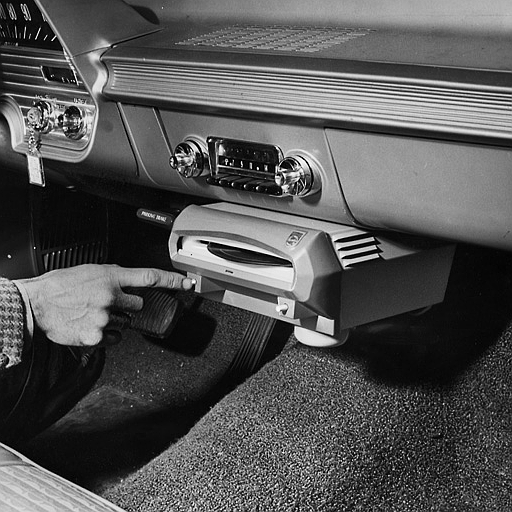
%> input picture lab4/1.gif, 512 x 512 px
$ octave task8.m   (GNU Octave 9; MATLAB toolbox functions it lacks are replaced by stand-ins)
%> lines starting %> are read from the running program, lines starting %| are printed output that depends on the picture
clc
clear
quality1 = [1 5 10 20 30 40 50 60 70 80 90 100];  % Параметр качества выбираем целым из диапазона ~ 1..100
quality2 = [1 2 3 4 5 7 9 10 12 15 17 20];
I = im2double(imread('1.gif'));  %обрабатываемое изображение
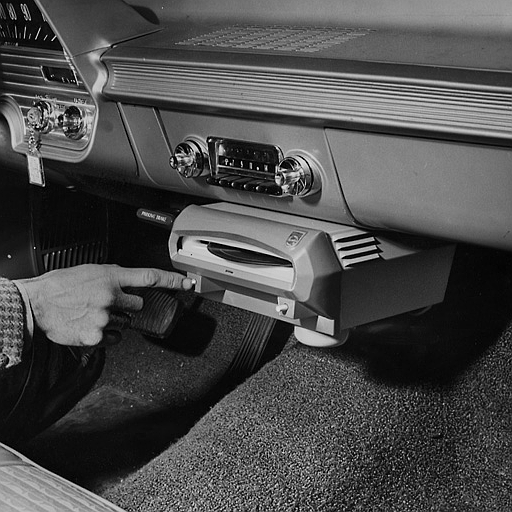
%> I: size 512x512 double; min 0, max 0.89, mean 0.294
for my_ind = 1:length(quality1)
    imwrite(im2uint8(I),char(strcat('task8_quality=', num2str(quality1(my_ind)),'.jpg')),'jpg', 'Quality', quality1(my_ind));
    I2_jp = im2double(imread(char(strcat('task8_quality=', num2str(quality1(my_ind)), '.jpg'))));
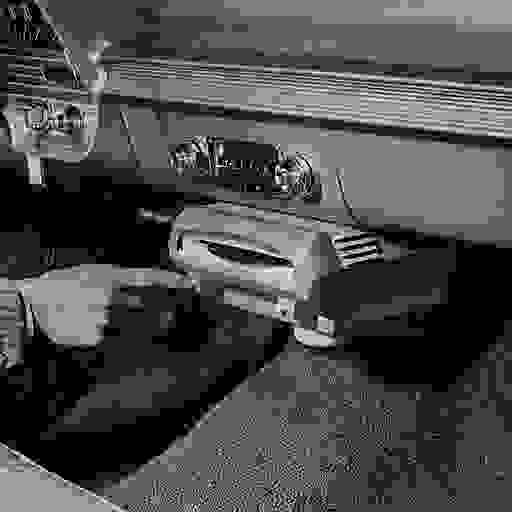
%> I2_jp: size 512x512 double; min 0, max 1, mean 0.29
    imwrite(im2uint8(I),char(strcat('task8_quality=', num2str(quality2(my_ind)), '.jp2')),'jp2', 'Quality', quality2(my_ind));
    I2_jp2 = im2double(imread(char(strcat('task8_quality=', num2str(quality2(my_ind)), '.jp2'))));

    PSNR8_jp(my_ind) = 10*log10(512*512/sum(sum((I-I2_jp).^2)))
    SSIM8_jp(my_ind) = ssim(im2uint8(I),im2uint8(I2_jp))
    s_jp = dir(strcat('task8_quality=', num2str(quality1(my_ind)), '.jpg'));
    the_size_jp = s_jp.bytes;
    bpp8_jp(my_ind) = 8 * the_size_jp / 512^2


    PSNR8_jp2(my_ind) = 10*log10(512*512/sum(sum((I-I2_jp2).^2)))
    SSIM8_jp2(my_ind) = ssim(im2uint8(I),im2uint8(I2_jp2))
    s_jp2 = dir(strcat('task8_quality=', num2str(quality2(my_ind)), '.jp2'));
    the_size_jp2 = s_jp2.bytes;
    bpp8_jp2(my_ind) = 8 * the_size_jp2 / 512^2
end
%%
% [19 lines of commented-out code are left out]
%%
close all
figure
hold on
grid on
plot(bpp8_jp, PSNR8_jp, '*b', 'LineWidth', 1.5)
p1 = plot(bpp8_jp, PSNR8_jp, 'b', 'LineWidth', 1.5, 'DisplayName', 'PSNR(bpp), task8, jpeg');
plot(bpp8_jp2, PSNR8_jp2, '*r', 'LineWidth', 1.5)
p2 = plot(bpp8_jp2, PSNR8_jp2, 'r', 'LineWidth', 1.5, 'DisplayName', 'PSNR(bpp), task8, jpeg2000');

xlabel('bpp')
ylabel('PSNR')
title('PSNR(bpp)')
legend([p1, p2], 'Location', 'northwest')
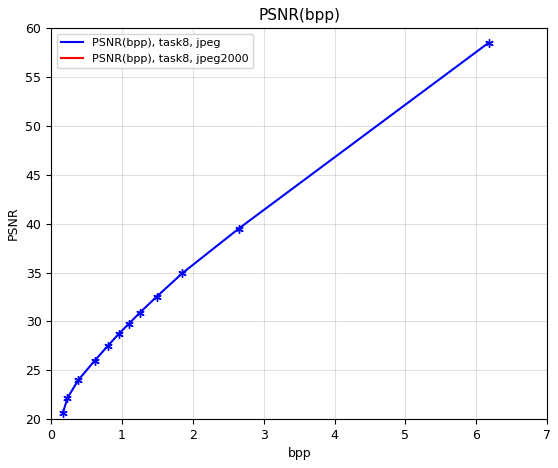
%> figure redrawn from the program's plot data; highest point at x = 6.17, y = 58.49

figure
hold on
grid on
plot(bpp8_jp, SSIM8_jp, '*b', 'LineWidth', 1.5)
p1 = plot(bpp8_jp, SSIM8_jp, 'b', 'LineWidth', 1.5, 'DisplayName', 'SSIM(bpp), task8, jpeg');
plot(bpp8_jp2, SSIM8_jp2, '*r', 'LineWidth', 1.5)
p2 = plot(bpp8_jp2, SSIM8_jp2, 'r', 'LineWidth', 1.5, 'DisplayName', 'SSIM(bpp), task8, jpeg2000');

xlabel('bpp')
ylabel('SSIM')
title('SSIM(bpp)')
legend([p1, p2], 'Location', 'southeast')
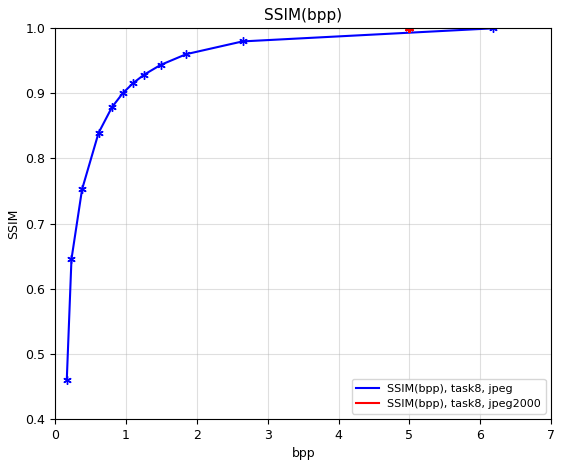
%> figure redrawn from the program's plot data; highest point at x = 6.17, y = 0.999
